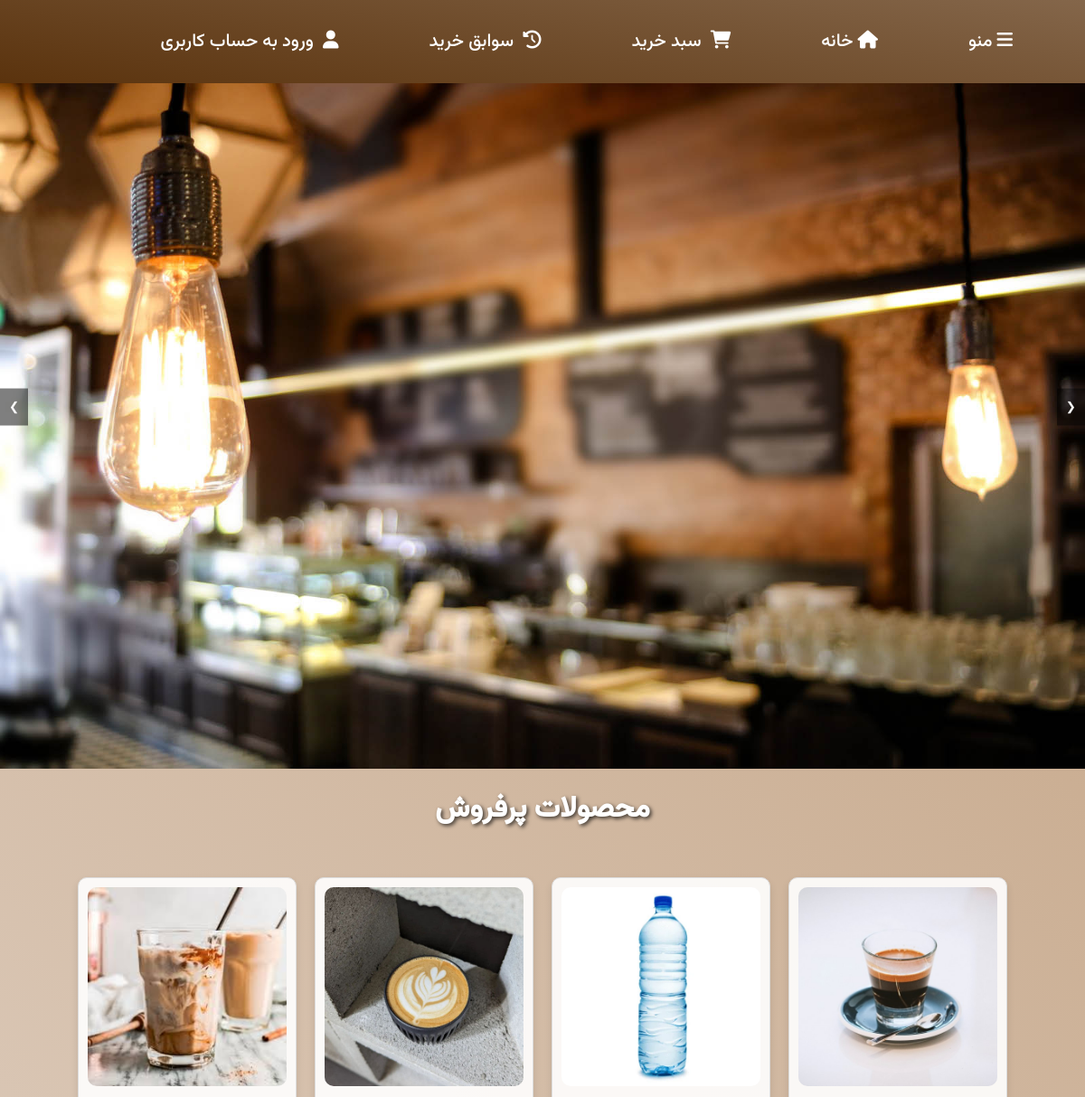
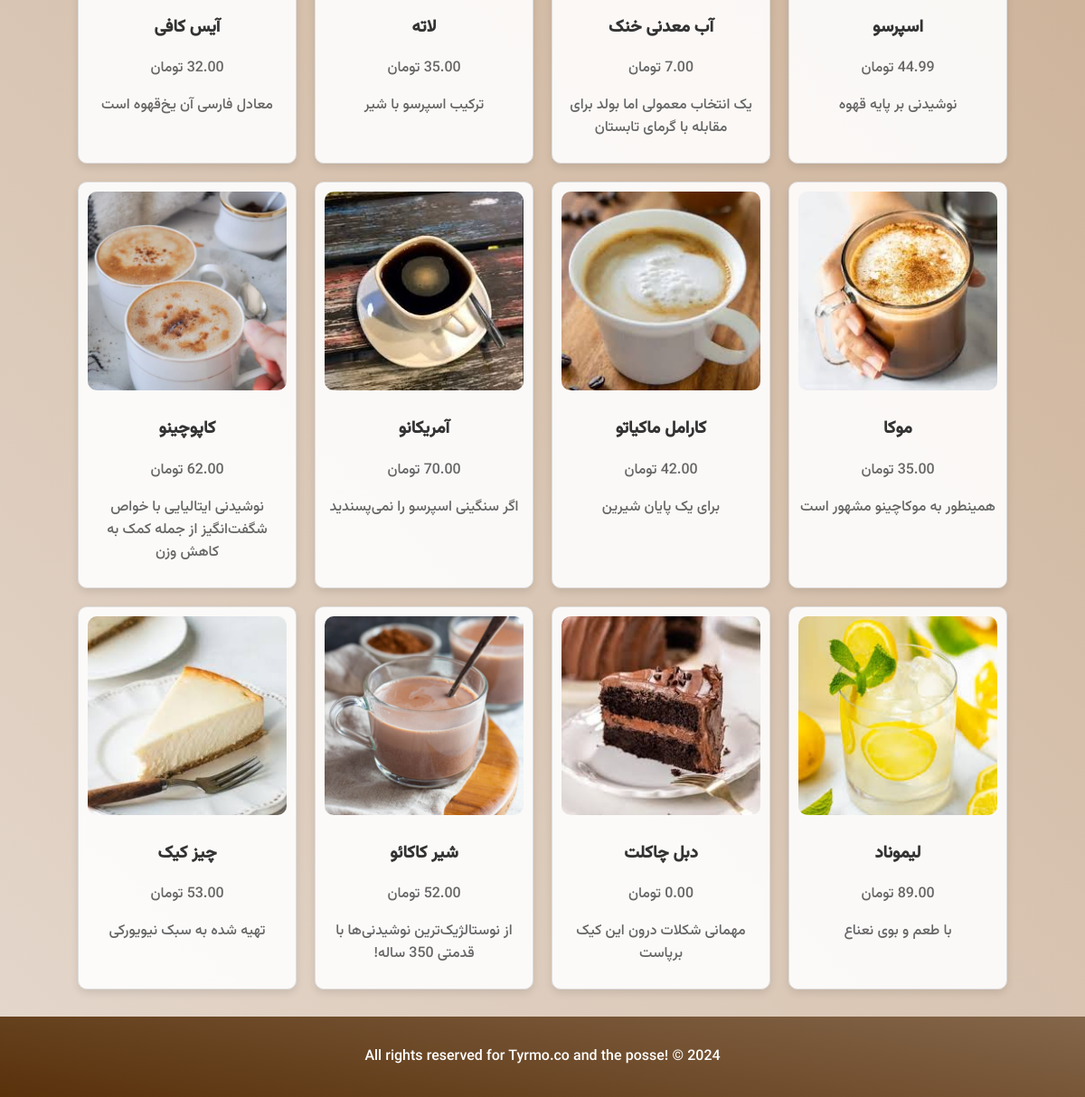
The page / on the database its author committed (2 pictures, top to bottom).
### mainapp/models.py (models this page shows, shortened)
class Product(models.Model):
    CATEGORY_CHOICES = [
        ('hot_drinks', 'نوشیدنی گرم'),
        ('cold_drinks', 'نوشیدنی سرد'),
        ('cakes', 'کیک'),
        ('breakfast','صبحانه')
    ]
    category = models.CharField(_("دسته بندی محصول"),max_length=20, choices=CATEGORY_CHOICES, default='hot_drinks')
    name = models.CharField(_('نام'), max_length=255)
    description = models.CharField( _("توضیحات"), max_length=255, blank=True, null=True)
    price = models.DecimalField(_("قیمت"),default=0, max_digits=10, decimal_places=2, validators=[validators.MinValueValidator(0)])
    timeNeeded = models.IntegerField(_("زمان مورد نیاز"),default=0, validators=[validators.MaxValueValidator(60)])
    coffee = models.PositiveIntegerField(_("قهوه"),default=0)
    milk = models.PositiveIntegerField(_("شیر"),default=0)
    chocolate = models.PositiveIntegerField(_("شکلات"),default=0)
    flour = models.PositiveIntegerField(_("آرد"),default=0)
    sugar = models.PositiveIntegerField(_("شکر"),default=0)
    egg = models.PositiveIntegerField(_("تخم مرغ"),default=0)
    bread = models.PositiveIntegerField(_("نان"),default=0)
    image = models.ImageField(_("تصویر"),upload_to='products/')
    created_at = models.DateTimeField(auto_now_add=True)
    updated_at = models.DateTimeField(auto_now=True)
    sold_count = models.PositiveBigIntegerField(default=0)

### mainapp/views.py (the view)
# urls.py: path('', views.homepage, name='index'),
def homepage(request):
    top_selling_products = Product.objects.annotate(total_sold=Sum('orderproduct__quantity')).order_by('-total_sold')[:12]
    context = {
        'products': top_selling_products
    }
    return render(request, 'index/index.html',context=context)

### templates/index/index.html (shortened to what this page needs)
{% extends 'base.html' %}
{% load static %}
{% block content %}
<div class="slider-container">
    <div class="slider">
        <img src='{% static "dynamics/image1.jpg" %}' alt="تصویر 1">
        <div class="slider-buttons">
            <button onclick="prevSlide()">&#10094;</button>
            <button onclick="nextSlide()">&#10095;</button>
        </div>
    </div>
</div>
<h1>محصولات پرفروش</h1>
<div class="best-selling-products">
    {% for product in products %}
    <div class="product-card">
        <img src="{{ product.image.url }}" alt="{{ product.name }}">
        <h3>{{ product.name }}</h3>
        <p>{{ product.price }} تومان</p>
        <p>{{ product.description }}</p>
    </div>
    {% endfor %}
</div>
<div class="footer">
    <p>All rights reserved for Tyrmo.co and the posse! &copy; 2024</p>
</div>
{% endblock content %}

### templates/base.html (shortened to what this page needs)
<!DOCTYPE html>
<html lang="fa">
<head>
    {% load static %}
    <link rel="stylesheet" href="{% static 'css/homePage.css' %}">
    <link rel="stylesheet" href="https://cdnjs.cloudflare.com/ajax/libs/font-awesome/6.0.0-beta3/css/all.min.css">
</head>
<body>
    <div class="navbar">
        <ul>
            <li>
                <a id='menu' href="#"><i class="fas fa-bars" id='menu-svg'></i>منو</a>
            </li>
            <li><a id='home-button' href='{% url "index" %}'><i class="fas fa-home"></i>خانه</a></li>
            <li><a id='cart' href="{% url 'view_cart' %}"><i class="fas fa-shopping-cart"></i> سبد خرید</a></li>
            <li><a id='his'href="{% url 'order_history' %}"><i class="fas fa-history"></i> سوابق خرید</a></li>
            {% if user.is_authenticated %}
                <li><i class="fas fa-user"></i> {{ user }} </a></li>
                <li>
                    <form method="post" action="{% url 'logout' %}">
                        {% csrf_token %}
                        <button class="logout-button" type="submit"><i class="fa-solid fa-arrow-right-from-bracket"></i> خروج</button>
                    </form>
                    <style>
                        .logout-button {
                            background: none;
                            border: none;
                            color: white;
                            font-size: 20px;
                            cursor: pointer;
                            padding: 0;
                            margin: 0;
                            display: flex;
                            align-items: center;
                            transition: color 0.3s ease;
                        }
                        .logout-button i {
                            margin-left: 5px;
                        }
                        .logout-button:hover {
                            color: #84664a;
                        }
                            </style>
                </li>
            {% else %}
                <li><a id='enter-ac' href="{% url 'login' %}"><i class="fas fa-user"></i> ورود به حساب کاربری</a></li>
            {% endif %}
        </ul>
    </div>
    {% block content %}
    {% endblock content %}
</body>
</html>

### static/css/homePage.css (style rules this page uses)
* { font-family: Vazirmatn; }
body { margin: 0; padding: 0; direction: rtl; background: linear-gradient(225deg, #c3a282, #e4d7cc); }
.navbar { position: fixed; top: 0; width: 100%; display: flex; justify-content: space-between; align-items: center; background: linear-gradient(10deg, #59310b, #84664a); color: white; padding: 30px; font-size: 20px; z-index: 1; }
.navbar ul { list-style: none; padding: 0; margin: 0; display: flex; }
.navbar ul li { margin: 0 50px; position: relative; }
.navbar ul li a { color: white; text-decoration: none; transition: color 0.3s ease; }
.navbar ul li a i { margin-left: 5px; }
.slider-container { position: relative; width: 100%; height: 800px; overflow: hidden; margin-top: 50px; }
.slider { position: relative; width: 100%; height: 800px; overflow: hidden; }
.slider img { width: 100%; height: 800px; object-fit: cover; position: absolute; top: 0; left: 0; opacity: 0; transition: opacity 1s ease-in-out; }
.slider img.active { opacity: 1; visibility: visible; }
.slider-buttons { position: absolute; top: 50%; width: 100%; display: flex; justify-content: space-between; transform: translateY(-50%); }
.slider-buttons button { background-color: rgba(0, 0, 0, 0.5); color: white; border: none; padding: 10px; cursor: pointer; }
.footer { background: linear-gradient(10deg, #59310b, #84664a); color: white; text-align: center; padding: 1rem; }
a { font-family: Vazirmatn !important; }
#menu-svg { transition: all 0.5s; transform:rotate(0deg); }

### templates/index/index.html (style rules this page uses)
h1 { text-align: center; margin: 20px 0; color: #fff; text-shadow: 2px 2px 4px rgba(0, 0, 0, 0.7); }
.best-selling-products { display: flex; flex-wrap: wrap; justify-content: center; padding: 20px; }
.product-card { background-color: rgba(255, 255, 255, 0.9); border: 1px solid #ddd; border-radius: 10px; box-shadow: 0 4px 8px rgba(0, 0, 0, 0.1); margin: 10px; padding: 10px; text-align: center; width: 220px; transition: transform 0.2s; }
.product-card img { border-radius: 10px; max-width: 100%; height: auto; }
.product-card h3 { color: #333; }
.product-card p { color: #666; }

### rows shown on the page
Product: image (picture), name "اسپرسو", description "نوشیدنی بر پایه قهوه"
Product: image (picture), name "آب معدنی خنک", price "7.00", description "یک انتخاب معمولی اما بولد برای مقابله با گرمای تابستان"
Product: image (picture), name "لاته", description "ترکیب اسپرسو با شیر"
Product: image (picture), name "آیس کافی", description "معادل فارسی آن یخ‌قهوه است"
Product: image (picture), name "موکا", description "همینطور به موکاچینو مشهور است"
Product: image (picture), name "کارامل ماکیاتو", description "برای یک پایان شیرین"
Product: image (picture), name "آمریکانو", description "اگر سنگینی اسپرسو را نمی‌پسندید"
Product: image (picture), name "کاپوچینو", description "نوشیدنی ایتالیایی با خواص شگفت‌انگیز از جمله کمک به کاهش وزن"
Product: image (picture), name "لیموناد", description "با طعم و بوی نعناع"
Product: image (picture), name "دبل چاکلت", description "مهمانی شکلات درون این کیک برپاست"
Product: image (picture), name "شیر کاکائو", description "از نوستالژیک‌ترین نوشیدنی‌ها با قدمتی 350 ساله!"
Product: image (picture), name "چیز کیک", description "تهیه شده به سبک نیویورکی"
